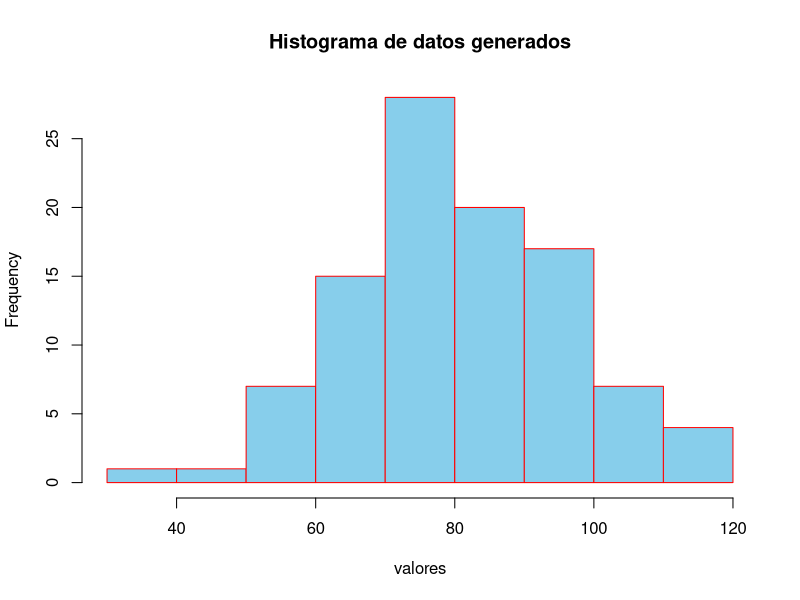

This figure's R source:
## ---- chunk 1
#INSTALAR EL PAQUETE QUE USAREMOS EN EL SIGUIENTE COMANDO
install.packages("generics")
library(generics)
## ---- chunk 2
#CREAR DATOS GENERADOS
set.seed(124)
mis_datos  <-rnorm(100,mean = 80, sd = 18)
hist(mis_datos,main = "Histograma de datos generados",
     xlab = "valores",
     col = "skyblue",
     border = "red")

